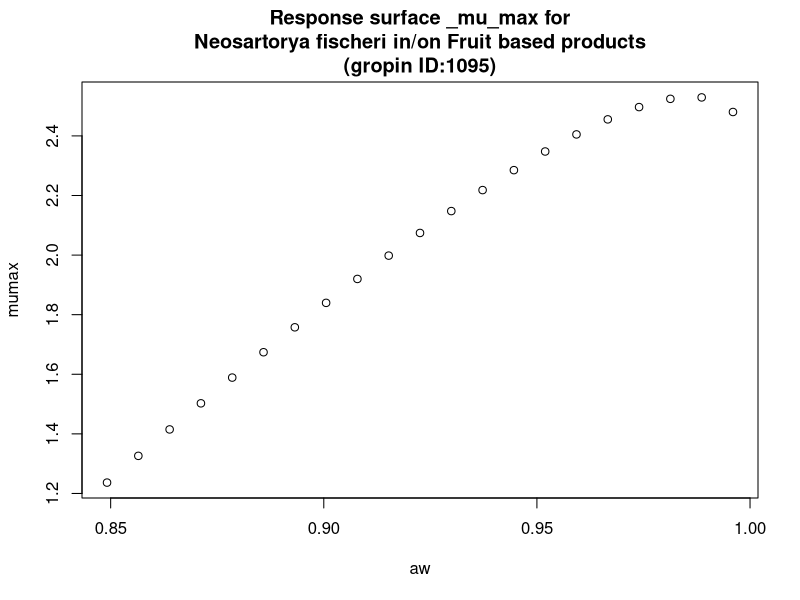

Reproduce this figure in R.
#############################
# start of Parameter script
#############################
aw <- seq(0.849150849150849,0.995995,length.out=21)
#############################
# end of Parameter script
#############################
############################# 
# start of Model script Gropin ID 1095 
#############################
 
# constant coefficients for this model
 
variables <- data.frame(aw)
argumentsPar <- unique.data.frame(expand.grid(variables))
 
# heart of the model
response_surface <- function(aw) {
   mumax <-(2.290+4.119*sqrt(1-aw)-17.589*((sqrt(1-aw))^2))

	return(mumax=mumax)
} 

# output parameters
responseSurface <- cbind(argumentsPar,response_surface(argumentsPar['aw']))
colnames(responseSurface) <- c(colnames(argumentsPar),'mumax')
#############################
# End of Model script
#############################
############################# 
# start of Visualisation script Gropin ID 1095 
#############################
titleText <-'Response surface _mu_max for
Neosartorya fischeri in/on Fruit based products
(gropin ID:1095)'
plot(aw,responseSurface$'mumax',xlab='aw',
                          ylab='mumax',main=titleText)
#############################
# End of Visualisation script
#############################
